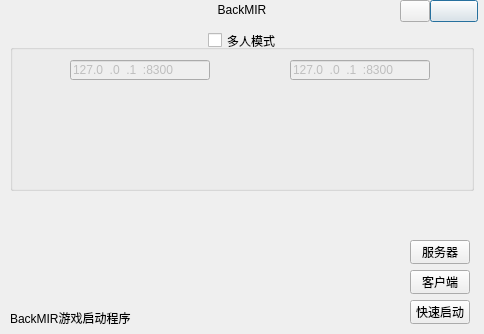
<?xml version="1.0" encoding="UTF-8"?>
<ui version="4.0">
 <class>Dialog</class>
 <widget class="QDialog" name="Dialog">
  <property name="geometry">
   <rect>
    <x>0</x>
    <y>0</y>
    <width>484</width>
    <height>334</height>
   </rect>
  </property>
  <property name="windowTitle">
   <string>Launcher</string>
  </property>
  <widget class="QLabel" name="m_pLblTitle">
   <property name="geometry">
    <rect>
     <x>0</x>
     <y>0</y>
     <width>484</width>
     <height>20</height>
    </rect>
   </property>
   <property name="text">
    <string>BackMIR</string>
   </property>
   <property name="alignment">
    <set>Qt::AlignCenter</set>
   </property>
  </widget>
  <widget class="QPushButton" name="m_pBtnClose">
   <property name="geometry">
    <rect>
     <x>430</x>
     <y>0</y>
     <width>48</width>
     <height>22</height>
    </rect>
   </property>
   <property name="text">
    <string/>
   </property>
  </widget>
  <widget class="QPushButton" name="m_pBtnMin">
   <property name="geometry">
    <rect>
     <x>400</x>
     <y>0</y>
     <width>30</width>
     <height>22</height>
    </rect>
   </property>
   <property name="text">
    <string/>
   </property>
  </widget>
  <widget class="QGroupBox" name="m_pSelectGroup">
   <property name="geometry">
    <rect>
     <x>10</x>
     <y>30</y>
     <width>464</width>
     <height>161</height>
    </rect>
   </property>
   <property name="title">
    <string>多人模式</string>
   </property>
   <property name="alignment">
    <set>Qt::AlignCenter</set>
   </property>
   <property name="flat">
    <bool>true</bool>
   </property>
   <property name="checkable">
    <bool>true</bool>
   </property>
   <property name="checked">
    <bool>false</bool>
   </property>
   <widget class="QLineEdit" name="m_pLeServerAddr">
    <property name="geometry">
     <rect>
      <x>60</x>
      <y>30</y>
      <width>140</width>
      <height>20</height>
     </rect>
    </property>
    <property name="toolTip">
     <string>输入服务器监听地址</string>
    </property>
    <property name="inputMask">
     <string>000.000.000.000:00000</string>
    </property>
    <property name="text">
     <string>127.0.0.1:8300</string>
    </property>
   </widget>
   <widget class="QLineEdit" name="m_pLeClientAddr">
    <property name="geometry">
     <rect>
      <x>280</x>
      <y>30</y>
      <width>140</width>
      <height>20</height>
     </rect>
    </property>
    <property name="toolTip">
     <string>输入客户端连接地址</string>
    </property>
    <property name="inputMask">
     <string>000.000.000.000:00000</string>
    </property>
    <property name="text">
     <string>127.0.0.1:8300</string>
    </property>
    <property name="echoMode">
     <enum>QLineEdit::Normal</enum>
    </property>
   </widget>
  </widget>
  <widget class="QPushButton" name="m_pBtnStart">
   <property name="enabled">
    <bool>true</bool>
   </property>
   <property name="geometry">
    <rect>
     <x>410</x>
     <y>300</y>
     <width>60</width>
     <height>24</height>
    </rect>
   </property>
   <property name="text">
    <string>快速启动</string>
   </property>
  </widget>
  <widget class="QLabel" name="m_pLblTip">
   <property name="geometry">
    <rect>
     <x>10</x>
     <y>310</y>
     <width>341</width>
     <height>16</height>
    </rect>
   </property>
   <property name="text">
    <string>BackMIR游戏启动程序</string>
   </property>
  </widget>
  <widget class="QPushButton" name="m_pBtnServer">
   <property name="geometry">
    <rect>
     <x>410</x>
     <y>240</y>
     <width>60</width>
     <height>24</height>
    </rect>
   </property>
   <property name="text">
    <string>服务器</string>
   </property>
  </widget>
  <widget class="QPushButton" name="m_pBtnClient">
   <property name="geometry">
    <rect>
     <x>410</x>
     <y>270</y>
     <width>60</width>
     <height>24</height>
    </rect>
   </property>
   <property name="text">
    <string>客户端</string>
   </property>
  </widget>
  <zorder>m_pSelectGroup</zorder>
  <zorder>m_pLblTitle</zorder>
  <zorder>m_pBtnClose</zorder>
  <zorder>m_pBtnMin</zorder>
  <zorder>m_pBtnStart</zorder>
  <zorder>m_pLblTip</zorder>
  <zorder>m_pBtnServer</zorder>
  <zorder>m_pBtnClient</zorder>
 </widget>
 <layoutdefault spacing="6" margin="11"/>
 <resources/>
 <connections/>
</ui>
